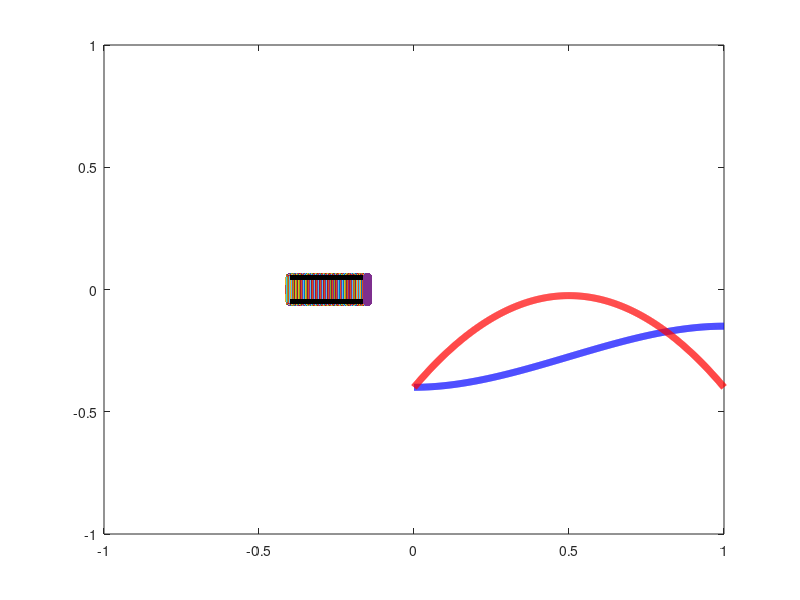

This chart was generated by the following MATLAB code:
function kinematics()

tVec=0:0.001:1;
maxSpeed=0.375;
d1=-0.4+4*maxSpeed*(0.5*tVec.^2-1/3*tVec.^3);
d2=-0.4+4*maxSpeed*tVec.*(1-tVec);
plot(tVec,d1,'b-','LineWidth',5); hold on;
plot(tVec,d2,'r-','LineWidth',5); hold on;
pause();

yL = linspace(-0.05,0.05,50);
xL = -0.4*ones(size(yL));

xT=linspace(-0.4,-0.4+0.25,10);
yT=0.05*ones(size(xT));
yB=-yT;

dt=5e-4;
tVec=0:dt:1;

X=xL;
maxSpeed=0.375;

for n=1:length(tVec)
   
    tTilde=mod(tVec(n),2);
    
    X = X + 4.0*(maxSpeed)*(tTilde)*(1.0-tTilde)*dt;
    
    if mod(n,10)==0
        plot(xT,yT,'k-','LineWidth',3); hold on;
        plot(xT,yB,'k-','LineWidth',3); hold on;
        plot(X,yL,'.','MarkerSize',20); hold on;
        axis([-1 1 -1 1]);
        pause(0.1)
    end
    
end